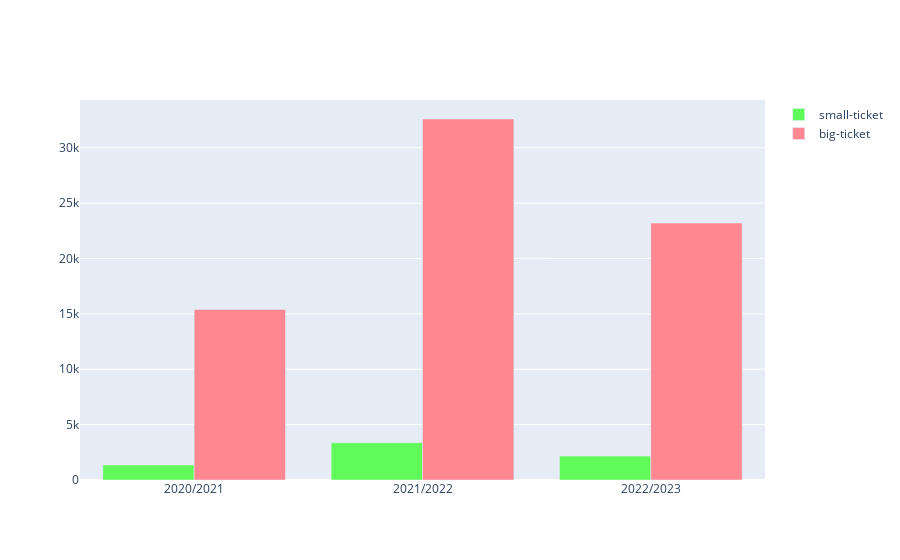

The code cell stored with this chart in its notebook:
### Code cell
d = narc.graph_index_columns(c)
d

### Figure 1 — Plotly figure (JSON) as saved in the notebook; plotly's stock layout.template omitted (floating-point values rounded to 4 significant figures)
{"data": [{"marker": {"color": "#60FA5A"}, "name": "small-ticket", "type": "bar", "x": ["2020/2021", "2021/2022", "2022/2023"], "y": [1360, 3360, 2160]}, {"marker": {"color": "#FF8791"}, "name": "big-ticket", "type": "bar", "x": ["2020/2021", "2021/2022", "2022/2023"], "y": [15400, 32600, 23200]}], "layout": {"barmode": "group"}}
